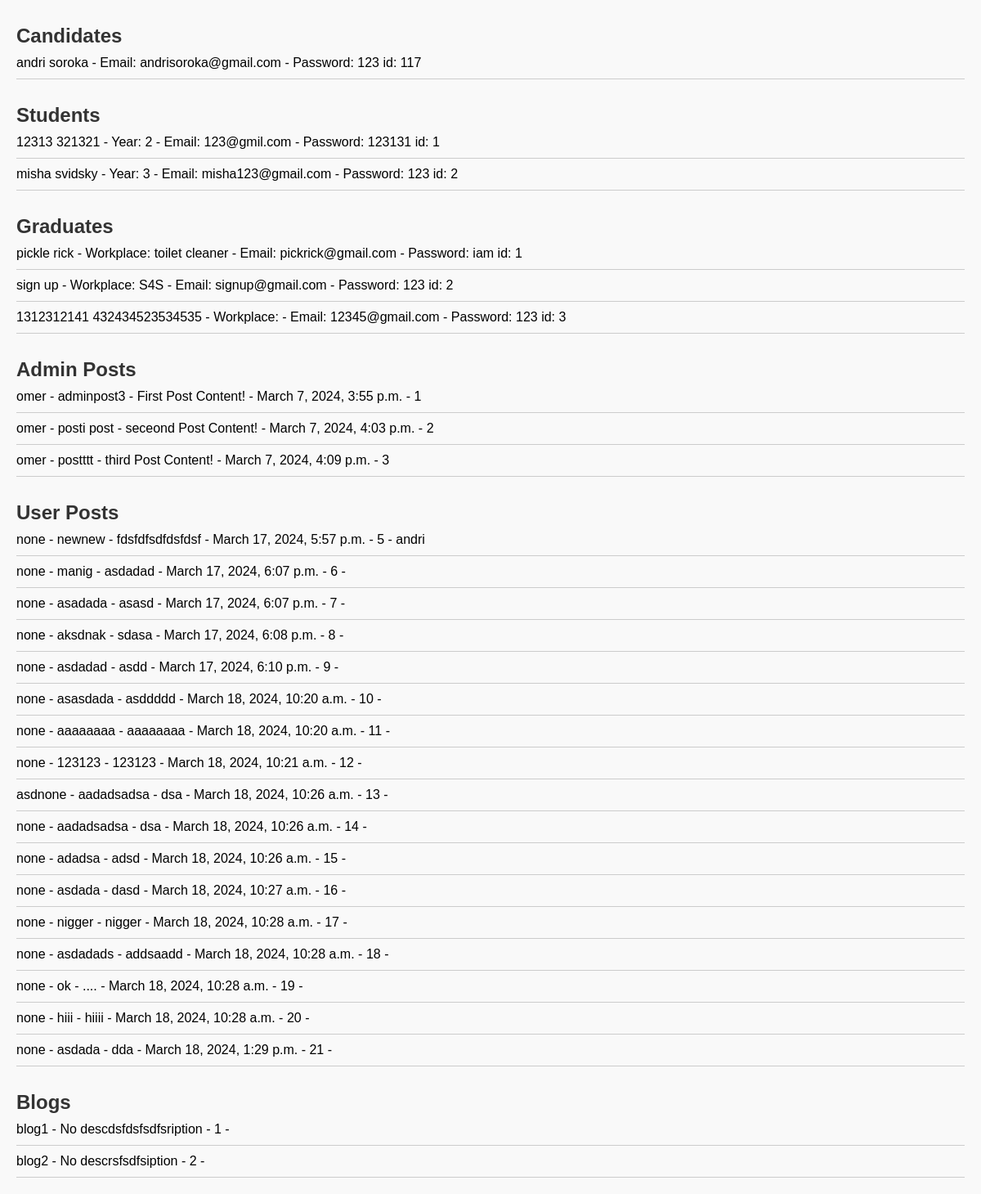
Page /data/ on the earlier database version.
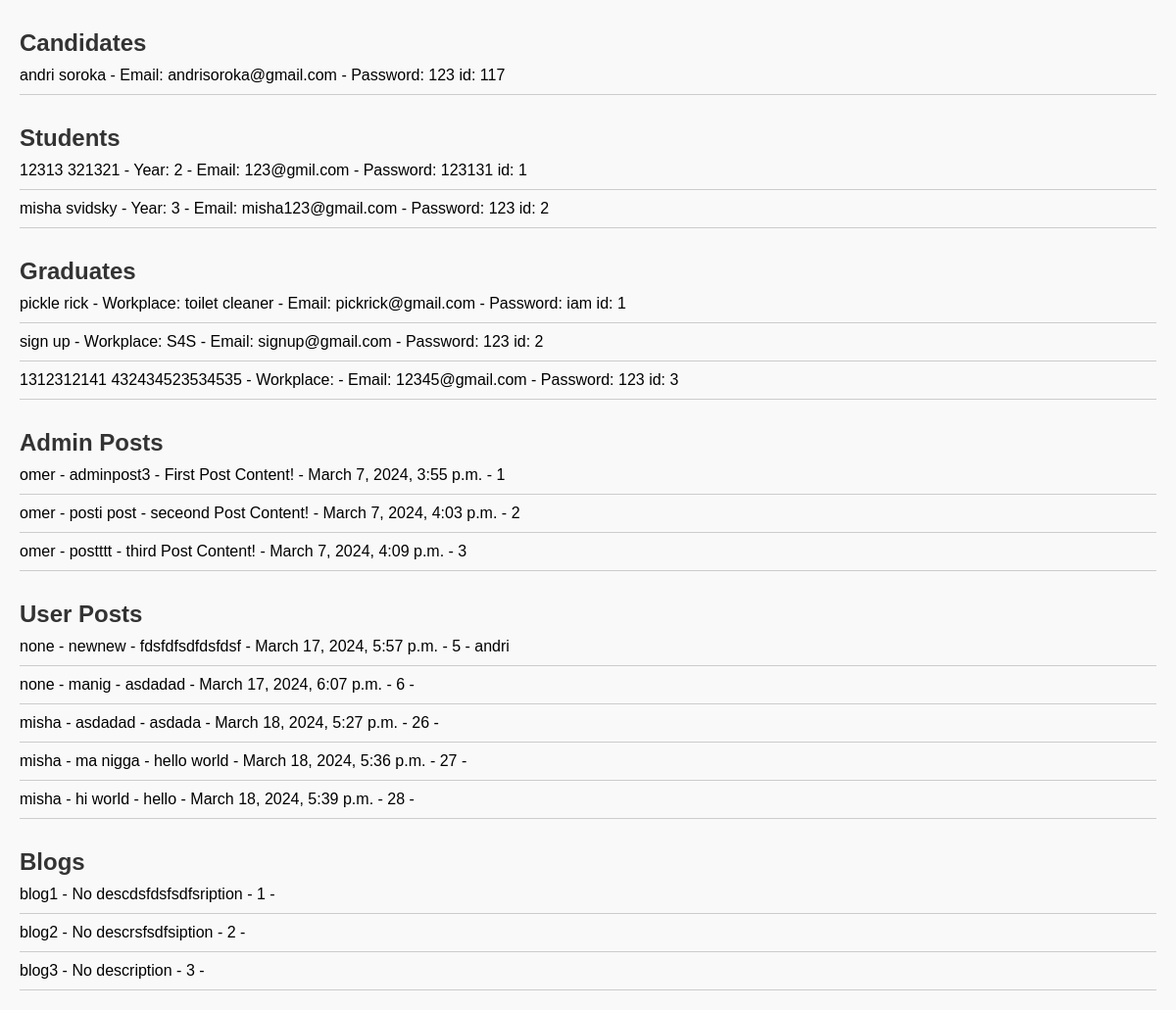
Same page on the later database version.
### S4S/models.py (models this page shows, shortened)
class Candidate(models.Model):
    first_name = models.CharField(max_length=100)
    last_name = models.CharField(max_length=100)
    email = models.EmailField(max_length=254)
    password = models.CharField(max_length=100)

class Student(models.Model):
    first_name = models.CharField(max_length=100)
    last_name = models.CharField(max_length=100)
    select_year = models.IntegerField()
    email = models.EmailField(max_length=254)
    password = models.CharField(max_length=100)

class Graduate(models.Model):
    first_name = models.CharField(max_length=100)
    last_name = models.CharField(max_length=100)
    work_place = models.CharField(max_length=20)
    email = models.EmailField(max_length=254)
    password = models.CharField(max_length=100)

class Post(models.Model):
    title = models.CharField(max_length=100)
    content = models.TextField()
    date_posted = models.DateTimeField(default=timezone.now)
    author = models.ForeignKey(User, on_delete=models.CASCADE)
    blog = models.ForeignKey('Blog', on_delete=models.CASCADE, null=True)

class Post2(models.Model):
    title = models.CharField(max_length=100)
    user_name = models.CharField(default="none", max_length=100)
    content = models.TextField()
    date_posted = models.DateTimeField(default=timezone.now)
    blog = models.ForeignKey('Blog', on_delete=models.CASCADE, null=True)
    candidate = models.ForeignKey('Candidate', on_delete=models.CASCADE, null=True, blank=True)
    student = models.ForeignKey('Student', on_delete=models.CASCADE, null=True, blank=True)
    graduate = models.ForeignKey('Graduate', on_delete=models.CASCADE, null=True, blank=True)

class Blog(models.Model):
    title = models.CharField(max_length=100)
    description = models.TextField(default='No description')

### S4S/DataVisuals.py (the view)
# urls.py: path('data/', DataVisuals.display_data, name='data'),
def display_data(request):
    candidates = Candidate.objects.all()
    students = Student.objects.all()
    graduates = Graduate.objects.all()
    posts = Post.objects.all()
    posts2 = Post2.objects.all()
    blogs = Blog.objects.all()
    return render(request, 'display_data.html', {'candidates': candidates, 'students': students,
                                                 'graduates': graduates, 'posts': posts, 'posts2': posts2 , 'blogs': blogs } )

### templates/display_data.html (shortened to what this page needs)
<!DOCTYPE html>
<html lang="en">
<head>
</head>
<body>
    <h1>Candidates</h1>
    <ul>
        {% for candidate in candidates %}
        <li>{{ candidate.first_name }} {{ candidate.last_name }} - Email: {{ candidate.email }}
            - Password: {{ candidate.password }} id: {{ candidate.id }}</li>
        {% endfor %}
    </ul>
    <h1>Students</h1>
    <ul>
        {% for student in students %}
        <li>{{ student.first_name }} {{ student.last_name }} - Year: {{ student.select_year }} - Email: {{ student.email }}
            - Password: {{ student.password }} id: {{ student.id }}</li>
        {% endfor %}
    </ul>
    <h1>Graduates</h1>
    <ul>
        {% for graduate in graduates %}
        <li>{{ graduate.first_name }} {{ graduate.last_name }} - Workplace: {{ graduate.work_place }}
            - Email: {{ graduate.email }} - Password: {{ graduate.password }} id: {{ graduate.id }}</li>
        {% endfor %}
    </ul>
    <h1>Admin Posts</h1>
    <ul>
        {% for post in posts %}
        <li>{{ post.author }} - {{ post.title }} - {{ post.content }} - {{ post.date_posted }} - {{ post.id }}</li>
        {% endfor %}
    </ul>
    <h1>User Posts</h1>
    <ul>
        {% for post2 in posts2 %}
        <li>{{ post2.user_name }} - {{ post2.title }} - {{ post2.content }}
            - {{ post2.date_posted }} - {{ post2.id }} - {{ post2.candidate.first_name }}</li>
        {% endfor %}
    </ul>
 <h1>Blogs</h1>
    <ul>
        {% for blog in blogs %}
        <li>{{ blog.title }} - {{ blog.description }} - {{ blog.id }} - </li>
        {% endfor %}
    </ul>
</body>
</html>

Differences in the rows shown:
removed Post2: user_name "none", title "asadada", content "asasd", date_posted "March 17, 2024, 6:07 p.m.", id "7"
removed Post2: user_name "none", title "aksdnak", content "sdasa", date_posted "March 17, 2024, 6:08 p.m.", id "8"
removed Post2: user_name "none", title "asdadad", content "asdd", date_posted "March 17, 2024, 6:10 p.m.", id "9"
removed Post2: user_name "none", title "asasdada", content "asddddd", date_posted "March 18, 2024, 10:20 a.m.", id "10"
removed Post2: user_name "none", title "aaaaaaaa", content "aaaaaaaa", date_posted "March 18, 2024, 10:20 a.m.", id "11"
removed Post2: user_name "none", title "123123", content "123123", date_posted "March 18, 2024, 10:21 a.m.", id "12"
removed Post2: user_name "asdnone", title "aadadsadsa", content "dsa", date_posted "March 18, 2024, 10:26 a.m.", id "13"
removed Post2: user_name "none", title "aadadsadsa", content "dsa", date_posted "March 18, 2024, 10:26 a.m.", id "14"
removed Post2: user_name "none", title "adadsa", content "adsd", date_posted "March 18, 2024, 10:26 a.m.", id "15"
removed Post2: user_name "none", title "asdada", content "dasd", date_posted "March 18, 2024, 10:27 a.m.", id "16"
removed Post2: user_name "none", title "nigger", content "nigger", date_posted "March 18, 2024, 10:28 a.m.", id "17"
removed Post2: user_name "none", title "asdadads", content "addsaadd", date_posted "March 18, 2024, 10:28 a.m.", id "18"
removed Post2: user_name "none", title "ok", content "....", date_posted "March 18, 2024, 10:28 a.m.", id "19"
removed Post2: user_name "none", title "hiii", content "hiiii", date_posted "March 18, 2024, 10:28 a.m.", id "20"
removed Post2: user_name "none", title "asdada", content "dda", date_posted "March 18, 2024, 1:29 p.m.", id "21"
added Post2: user_name "misha", title "asdadad", content "asdada", date_posted "March 18, 2024, 5:27 p.m.", id "26"
added Post2: user_name "misha", title "ma nigga", content "hello world", date_posted "March 18, 2024, 5:36 p.m.", id "27"
added Post2: user_name "misha", title "hi world", content "hello", date_posted "March 18, 2024, 5:39 p.m.", id "28"
added Blog: title "blog3", description "No description", id "3"
